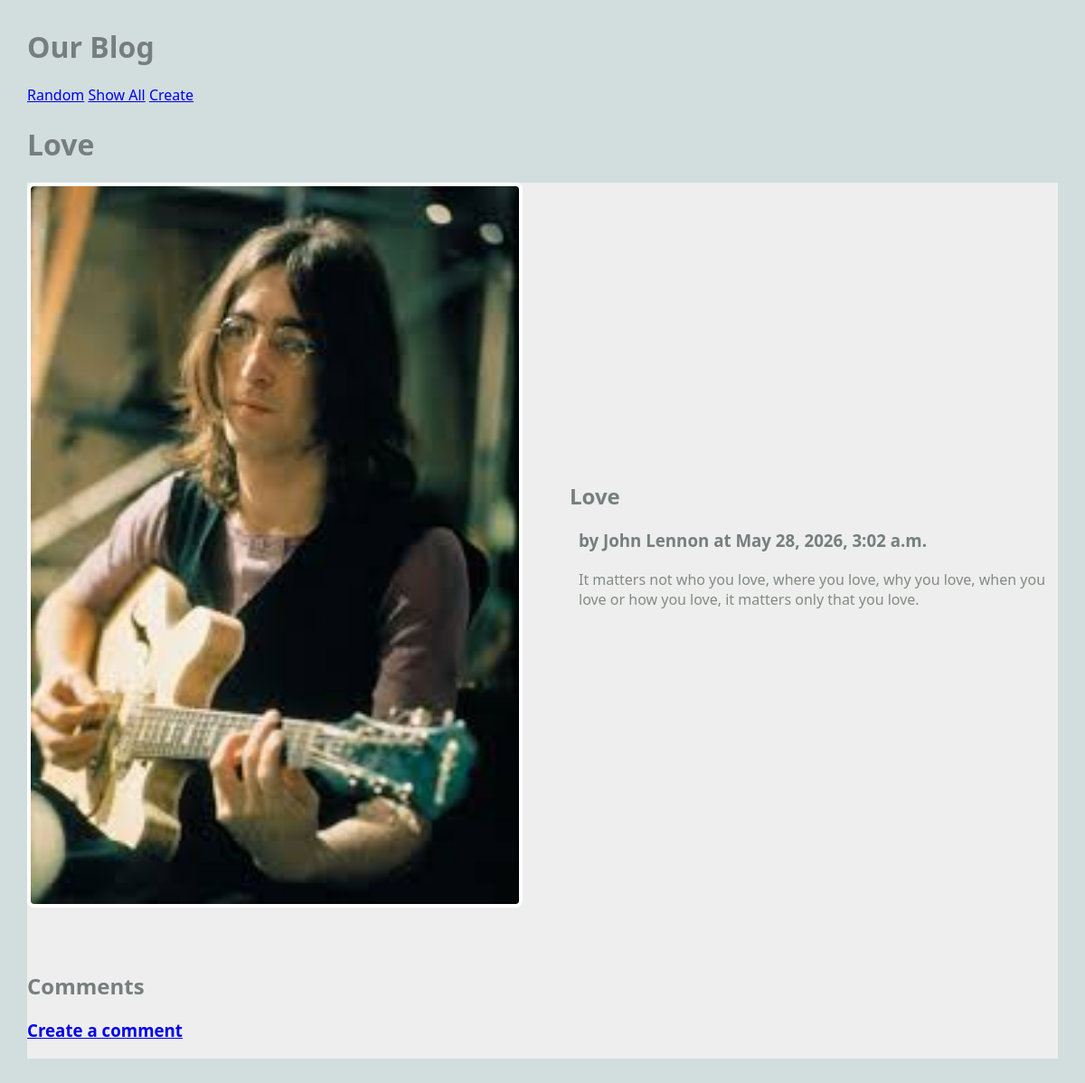
Screenshot of /blog/article/2 with the database file from the repository.
### blog/models.py (models this page shows, shortened)
class Article(models.Model):
    title = models.TextField(blank=False)
    author = models.TextField(blank=False)
    text = models.TextField(blank=False)
    published = models.DateTimeField(auto_now=True)
    image_file = models.ImageField(blank=True) # an actual image

### blog/views.py (the view)
# urls.py: path('article/<int:pk>', ArticleView.as_view(), name='article'),# new
class ArticleView(DetailView):
    model = Article
    template_name = 'blog/article.html' ## reusing same template!!
    context_object_name = 'article'

### blog/templates/blog/article.html (shortened to what this page needs)
{% extends 'blog/base.html' %}
{% block content %}
<h1>{{article.title}}</h1>
<main class="grid-container">
    <article class="featured">
        <img src="{{article.image_file.url}}" alt="">
        <div>
            <h2>{{article.title}}</h2>
            <h3>by {{article.author}} at {{article.published}}</h3>
            <p>
                {{article.text}}
            </p>
        </div>
    </article>
    <div>
        <h2>Comments</h2>
        <h3>
            <a href="{% url 'create_comment' article.pk %}">Create a comment</a>
        </h3>
    </div>
</main>
{% endblock %}

### static/styles-blog.css (style rules this page uses)
body { margin: 30px; background: #d1dedd; font-family:'Segoe UI', Tahoma, Geneva, Verdana, sans-serif; }
h1, h2, h3 { color: #767f7e; }
p { color: #828b82; }
.grid-container { background: #eee; max-width: 900px; display: grid; grid-template-columns: repeat(3, 1fr); grid-gap: 10px; max-width: 1200px; margin: 20px auto; }
article.featured { grid-column: span 3; display: grid; gap: 60px; grid-template-columns: 1fr 1fr; align-items: center; border-bottom: 1px #bbc7c7; padding-bottom: 40px; }
article img, article.featured img { width: 100%; border: 4px solid #fff; border-radius: 8px; }
article p, article h3 { margin: 20px 10px; }

### rows the page displays
Article: title "Love", image_file (picture), author "John Lennon", published "May 28, 2026, 3:02 a.m.", text "It matters not who you love, where you love, why you love, when you love or how you love, it matters only that you love."
